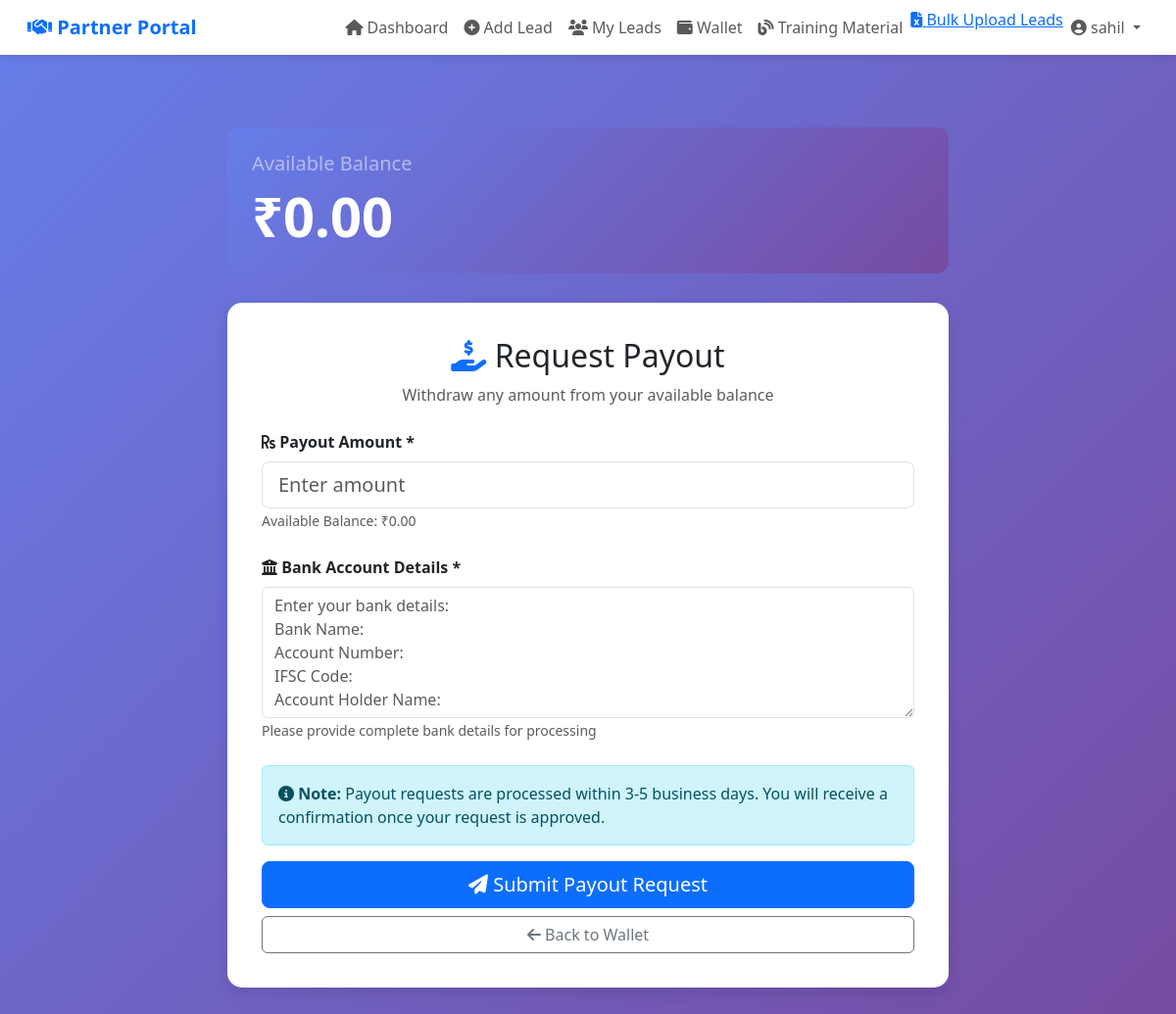
/request-payout/ (signed in), run on an earlier commit of the app's database.
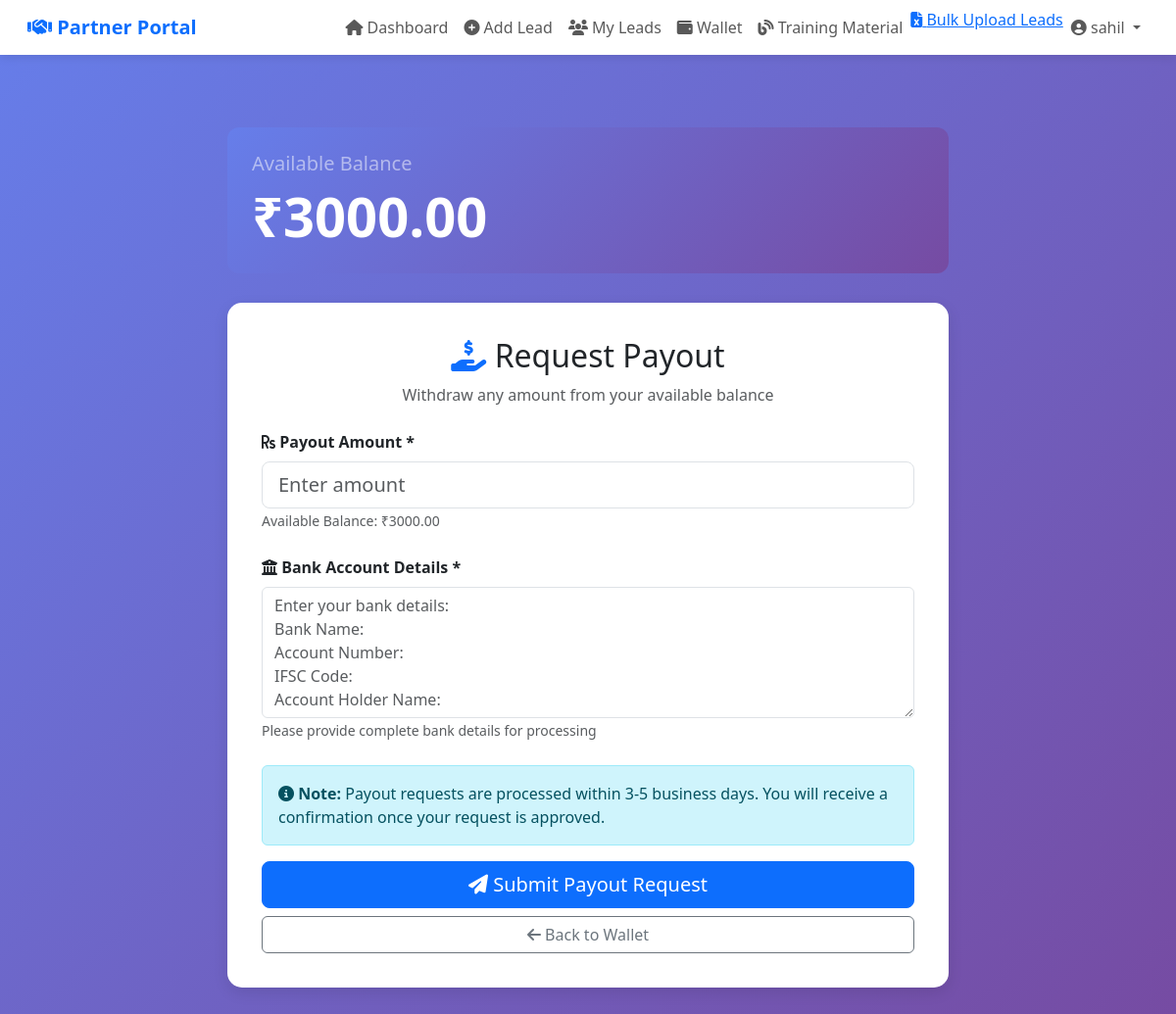
And on a later commit of the database.
### referal_system/models.py (models this page shows, shortened)
class Partner(models.Model):
    user = models.OneToOneField(User, on_delete=models.CASCADE)
    name = models.CharField(max_length=200)
    email = models.EmailField(unique=True)
    phone = models.CharField(max_length=15)
    company_name = models.CharField(max_length=200, blank=True, null=True)
    address = models.TextField(blank=True, null=True)
    city = models.CharField(max_length=100, blank=True, null=True)
    state = models.CharField(max_length=100, blank=True, null=True)
    pincode = models.CharField(max_length=10, blank=True, null=True)
    aadhaar_number = models.CharField(max_length=12, blank=True, null=True)
    pan_number = models.CharField(max_length=10, blank=True, null=True)
    gst_number = models.CharField(max_length=15, blank=True, null=True)
    bank_name = models.CharField(max_length=200, blank=True, null=True)
    account_number = models.CharField(max_length=20, blank=True, null=True)
    ifsc_code = models.CharField(max_length=11, blank=True, null=True)
    account_holder_name = models.CharField(max_length=200, blank=True, null=True)
    referral_code = models.CharField(max_length=20, unique=True, blank=True)
    wallet_balance = models.DecimalField(max_digits=10, decimal_places=2, default=0.00)
    is_active = models.BooleanField(default=True)
    is_verified = models.BooleanField(default=False)
    created_at = models.DateTimeField(auto_now_add=True)
    updated_at = models.DateTimeField(auto_now=True)
    registered_by = models.ForeignKey(User, on_delete=models.SET_NULL, null=True, blank=True, related_name='registered_partners')
    class Meta:
        ordering = ['-created_at']

### referal_system/views.py (the view, shortened to what this page needs)
@login_required
def partner_request_payout(request):
    if request.user.is_staff:
        return redirect('admin_dashboard')
    partner = get_object_or_404(Partner, user=request.user)
    context = {
        'partner': partner,
    }
    return render(request, 'referal_system/partner_request_payout.html', context)

### referal_system/templates/referal_system/partner_request_payout.html (shortened to what this page needs)
{% extends 'referal_system/partner_base.html' %}
{% block content %}
<div class="container py-4">
    <div class="row justify-content-center">
        <div class="col-md-8">
            <div class="wallet-info">
                <h5 class="mb-2 text-white-50">Available Balance</h5>
                <h2 class="display-4 fw-bold mb-0">₹{{ partner.wallet_balance|floatformat:2 }}</h2>
            </div>
            <div class="form-card">
                <div class="text-center mb-4">
                    <h2><i class="fas fa-hand-holding-usd text-primary"></i> Request Payout</h2>
                    <p class="text-muted">Withdraw any amount from your available balance</p>
                </div>
                <form method="POST" action="{% url 'partner_request_payout' %}">
                    <div class="mb-4">
                        <label class="form-label fw-semibold">
                            <i class="fas fa-rupee-sign"></i> Payout Amount *
                        </label>
                        <input type="number"
                               class="form-control form-control-lg"
                               name="amount"
                               step="0.01"
                               min="0.01"
                               placeholder="Enter amount"
                               required>
                        <small class="text-muted">
                            Available Balance: ₹{{ partner.wallet_balance|floatformat:2 }}
                        </small>
                    </div>
                    <div class="mb-4">
                        <label class="form-label fw-semibold">
                            <i class="fas fa-university"></i> Bank Account Details *
                        </label>
                        <textarea class="form-control"
                                  name="bank_details"
                                  rows="5"
                                  placeholder="Enter your bank details:&#10;Bank Name:&#10;Account Number:&#10;IFSC Code:&#10;Account Holder Name:"
                                  required></textarea>
                        <small class="text-muted">
                            Please provide complete bank details for processing
                        </small>
                    </div>
                    <div class="alert alert-info">
                        <i class="fas fa-info-circle"></i>
                        <strong>Note:</strong> Payout requests are processed within 3-5 business days.
                        You will receive a confirmation once your request is approved.
                    </div>
                    <div class="d-grid gap-2">
                        <button type="submit" class="btn btn-primary btn-lg">
                            <i class="fas fa-paper-plane"></i> Submit Payout Request
                        </button>
                        <a href="{% url 'partner_wallet' %}" class="btn btn-outline-secondary">
                            <i class="fas fa-arrow-left"></i> Back to Wallet
                        </a>
                    </div>
                </form>
            </div>
        </div>
    </div>
</div>
{% endblock %}

What changed in the data, as far as the page shows it:
changed Partner: wallet_balance "0.00" → "3000.00"
